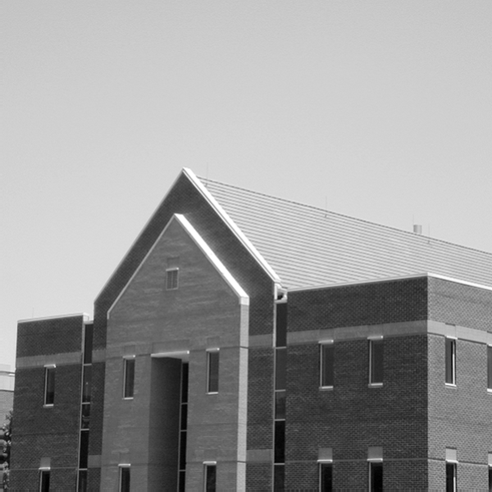
%> input picture 频域变换/Fig0438(a)(bld_600by600).tif, 492 x 492 px, shrunk from 600 x 600 before the run
$ octave Chapter4_MAIN.m   (GNU Octave 9; MATLAB toolbox functions it lacks are replaced by stand-ins)
%> lines starting %> are read from the running program, lines starting %| are printed output that depends on the picture
### 频域变换/gscale.m
function g = gscale(f, varargin)
%GSCALE Scales the intensity of the input image.
%   G = GSCALE(F, 'full8') scales the intensities of F to the full
%   8-bit intensity range [0, 255].  This is the default if there is
%   only one input argument.
%
%   G = GSCALE(F, 'full16') scales the intensities of F to the full
%   16-bit intensity range [0, 65535].
%
%   G = GSCALE(F, 'minmax', LOW, HIGH) scales the intensities of F to
%   the range [LOW, HIGH]. These values must be provided, and they
%   must be in the range [0, 1], independently of the class of the
%   input. GSCALE performs any necessary scaling. If the input is of
%   class double, and its values are not in the range [0, 1], then
%   GSCALE scales it to this range before processing.
%
%   The class of the output is the same as the class of the input.

%   Copyright 2002-2004 R. C. Gonzalez, R. E. Woods, & S. L. Eddins
%   Digital Image Processing Using MATLAB, Prentice-Hall, 2004
%   $Revision: 1.5 $  $Date: 2003/11/21 14:36:09 $

if length(varargin) == 0 % If only one argument it must be f.
    method = 'full8';
else
    method = varargin{1};
end

if strcmp(class(f), 'double') && (max(f(:)) > 1 || min(f(:)) < 0)
    f = mat2gray(f);
end

% Perform the specified scaling.
switch method
    case 'full8'
        g = im2uint8(mat2gray(double(f)));
    case 'full16'
        g = im2uint16(mat2gray(double(f)));
    case 'minmax'
        low = varargin{2}; high = varargin{3};
        if low > 1 || low < 0 || high > 1 || high < 0
            error('Parameters low and high must be in the range [0, 1].')
        end
        if strcmp(class(f), 'double')
            low_in = min(f(:));
            high_in = max(f(:));
        elseif strcmp(class(f), 'uint8')
            low_in = double(min(f(:)))./255;
            high_in = double(max(f(:)))./255;
        elseif strcmp(class(f), 'uint16')
            low_in = double(min(f(:)))./65535;
            high_in = double(max(f(:)))./65535;
        end
        % imadjust automatically matches the class of the input.
        g = imadjust(f, [low_in high_in], [low high]);
    otherwise
        error('Unknown method.')
end

### 频域变换/paddedsize.m
function PQ = paddedsize(AB, CD, PARAM)
%PADDEDSIZE Computes padded sizes useful for FFT-based filtering.
%   PQ = PADDEDSIZE(AB), where AB is a two-element size vector,
%   computes the two-element size vector PQ = 2*AB.
%
%   PQ = PADDEDSIZE(AB, 'PWR2') computes the vector PQ such that
%   PQ(1) = PQ(2) = 2^nextpow2(2*m), where m is MAX(AB).
%
%   PQ = PADDEDSIZE(AB, CD), where AB and CD are two-element size
%   vectors, computes the two-element size vector PQ.  The elements
%   of PQ are the smallest even integers greater than or equal to
%   AB + CD - 1.
%
%   PQ = PADDEDSIZE(AB, CD, 'PWR2') computes the vector PQ such that
%   PQ(1) = PQ(2) = 2^nextpow2(2*m), where m is MAX([AB CD]).

%   Copyright 2002-2004 R. C. Gonzalez, R. E. Woods, & S. L. Eddins
%   Digital Image Processing Using MATLAB, Prentice-Hall, 2004
%   $Revision: 1.5 $  $Date: 2003/08/25 14:28:22 $

if nargin == 1
   PQ  = 2*AB;
elseif nargin == 2 & ~ischar(CD)
   PQ = AB + CD - 1;
   PQ = 2 * ceil(PQ / 2);
elseif nargin == 2
   m = max(AB); % Maximum dimension.

   % Find power-of-2 at least twice m.
   P = 2^nextpow2(2*m);
   PQ = [P, P];
elseif nargin == 3
   m = max([AB CD]); % Maximum dimension.
   P = 2^nextpow2(2*m);
   PQ = [P, P];
else
   error('Wrong number of inputs.')
end

### 频域变换/dftfilt.m
function g = dftfilt(f, H)
%DFTFILT Performs frequency domain filtering.
%   G = DFTFILT(F, H) filters F in the frequency domain using the
%   filter transfer function H. The output, G, is the filtered
%   image, which has the same size as F.  DFTFILT automatically pads
%   F to be the same size as H.  Function PADDEDSIZE can be used to
%   determine an appropriate size for H.
%
%   DFTFILT assumes that F is real and that H is a real, uncentered
%   circularly-symmetric filter function.

%   Copyright 2002-2004 R. C. Gonzalez, R. E. Woods, & S. L. Eddins
%   Digital Image Processing Using MATLAB, Prentice-Hall, 2004
%   $Revision: 1.5 $  $Date: 2003/08/25 14:28:22 $

% Obtain the FFT of the padded input.
F = fft2(f, size(H, 1), size(H, 2));

% Perform filtering.
g = real(ifft2(H.*F));

% Crop to original size.
g = g(1:size(f, 1), 1:size(f, 2));

### 频域变换/Chapter4_MAIN.m
clc;clear;close all;
%
method = 2;
switch method
    case 1
        % 可视化二维DFT
        image_rectangle = imread('Fig0424(a)(rectangle).tif');
        fft_rectangle = fft2(image_rectangle);      % 求傅里叶频谱
        out_rectangle = abs(fft_rectangle);
        out_rectangle_mid = fftshift(fft_rectangle);    % 居中频谱
        out_rectangle_log = log(1 + abs(out_rectangle_mid));
        % 对频谱使用对数变换进行视觉增强
        figure;
        subplot(221);
        imshow(image_rectangle);
        title('原图');
        subplot(222);
        imshow(out_rectangle, [ ]);
        title('FFT之后的图像');
        subplot(223);
        imshow(abs(out_rectangle_mid), [ ]);
        title('居中后的图像');
        subplot(224);
        imshow(out_rectangle_log, [ ]);
        title('对数增强后的图像');

    case 2
        % 读取房子图像求傅里叶变换
        image_house = imread('Fig0438(a)(bld_600by600).tif');
%> image_house is the input picture: size 492x492 uint8; min 0, max 255, mean 152.8
        fft_house = fft2(image_house);
        out_house_1 = fftshift(log(1 + abs(fft_house)));    % 频谱居中
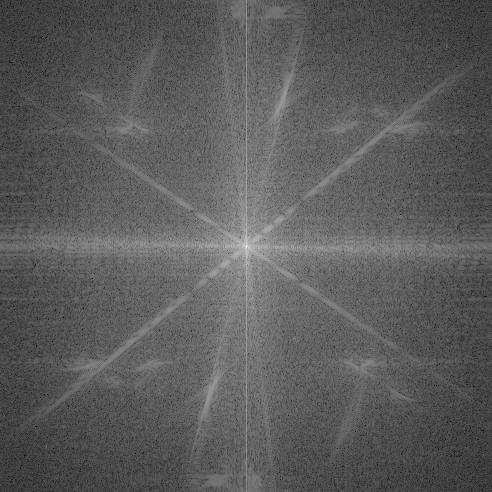
%> out_house_1: size 492x492 double; min 1.36, max 17.43, mean 7.15; drawn with min black and max white
        out_house_2 = gscale(out_house_1);  % 把图像标度在全尺度
        figure;
        subplot(121);
        imshow(image_house);
        title('原图');
        subplot(122);
        imshow(out_house_2);
        title('傅里叶频谱');
        filter_house_s = fspecial('sobel');     % Create predefined 2-D filter
        PQ_house = paddedsize(size(image_house));   % 获得填充参数
%> PQ_house = [984 984]
        % 求频率响应
        filter_house_soble = freqz2(filter_house_s, PQ_house(1), PQ_house(2));
        filter_house_f = ifftshift(filter_house_soble);
        figure;
        subplot(121);
        imshow(abs(filter_house_soble), [ ]);
        title('soble掩模的频域滤波器绝对值');
        subplot(122);
        imshow(abs(filter_house_f), [ ]);
        title('fftshift后的同一滤波器');
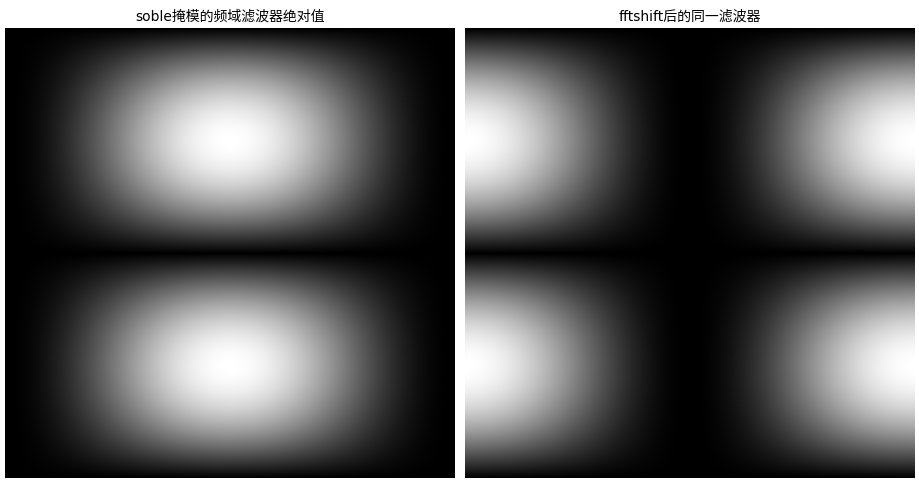
%> figure redrawn from the program's plot data, 2 panels
        % 空间域滤波
        out_house_s = imfilter(double(image_house), filter_house_s);
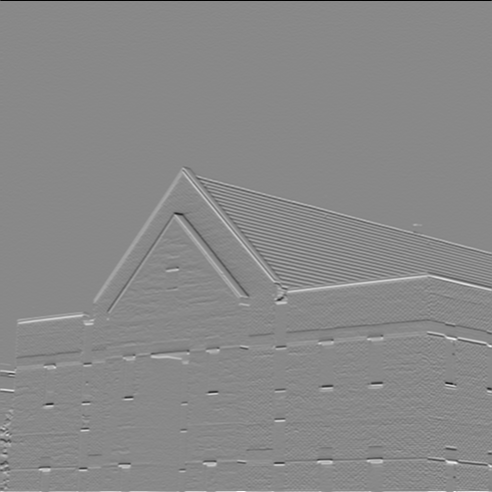
%> out_house_s: size 492x492 double; min -807, max 696, mean 1.1; drawn with min black and max white
        % 频域滤波
        out_house_f = dftfilt(image_house, filter_house_f);
%> in dftfilt, `g = real(ifft2(H.*F));`:
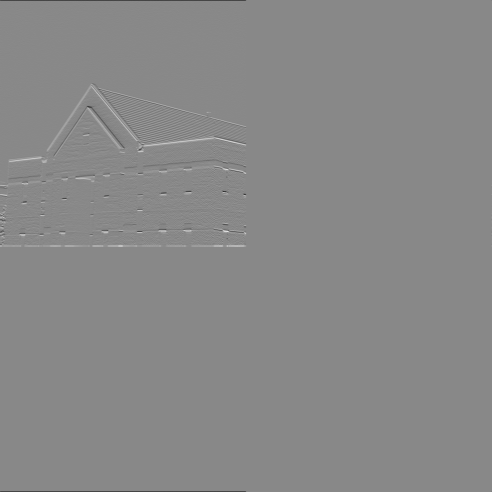
%> g: size 984x984 double (shown at 1/2 size); min -807, max 697, mean 0; drawn with min black and max white
        figure;
        subplot(321);
        imshow(out_house_s, [ ]);
        title('空间域使用垂直Soble掩模滤波结果');
        subplot(322);
        imshow(out_house_f, [ ]);
        title('频域滤波结果');
        subplot(323);
        imshow(abs(out_house_s), [ ]);
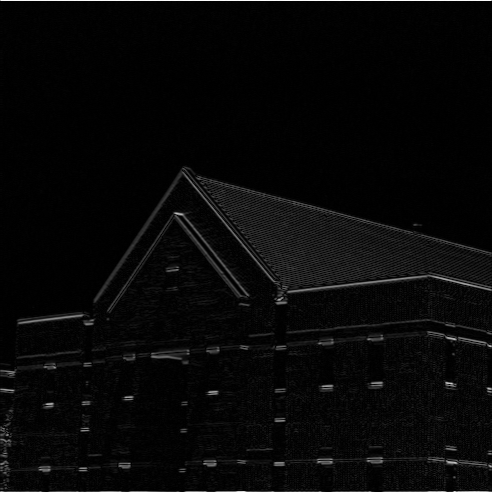
%> displayed picture: size 492x492, on the screen's scale of 0 to 255; min 0, max 255, mean 7.6
        title('绝对值');
        subplot(324);
        imshow(abs(out_house_f), [ ]);
        title('绝对值');
        subplot(325);
        imshow(abs(out_house_s) > 0.2*abs(max(out_house_s(:))));
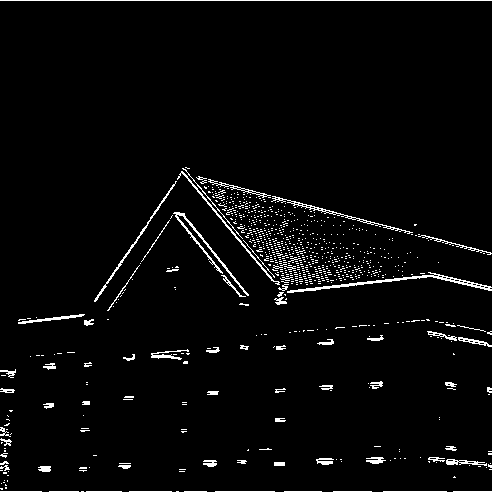
%> displayed picture: size 492x492 logical; 3.3% white in thin lines or dots
        title('阈值处理后的边缘图像');
        subplot(326);
        imshow(abs(out_house_f) > 0.2*abs(max(out_house_f(:))));
        title('阈值处理后的边缘图像');

    case 3
        % 低通滤波图像
        image_a_lp = imread('Fig0441(a)(characters_test_pattern).tif');
        PQ_a = paddedsize(size(image_a_lp));   % 求填充参数
        [U_a, V_a] = dftuv(PQ_a(1),PQ_a(2));
        % 提供距离计算及其他类似应用所需要的网格数组
        % 由dftuv生成的网格数组已满足fft2和ifft2的处理的需要
        D0_a = 0.05*PQ_a(2);    % 使用的D0值等于填充后的图像宽度的5%
        F_a = fft2(image_a_lp, PQ_a(1), PQ_a(2));   % 填充图像
        H_a = exp(-(U_a.^2 + V_a.^2)/(2*(D0_a^2))); % 滤波器响应
        g_a = dftfilt(image_a_lp, H_a);     % 频域滤波
        figure;
        subplot(121);
        imshow(image_a_lp, [ ]);
        title('原图');
        subplot(122);
        imshow(g_a, [ ]);
        title('低通滤波后的模糊图像');

    case 4
        % 高通滤波图像
        image_a_hp = imread('Fig0441(a)(characters_test_pattern).tif');
        PQ_a_1 = paddedsize(size(image_a_hp));
        D0_a_1 = 0.05*PQ_a_1(1);
        H_a_1 = hpfilter('gaussian', PQ_a_1(1), PQ_a_1(2), D0_a_1);
        g_a_1 = dftfilt(image_a_hp, H_a_1);
        figure;
        subplot(121);
        imshow(image_a_hp, [ ]);
        title('原图');
        subplot(122);
        imshow(g_a_1, [ ]);
        title('高通滤波后的锐化图像');

    case 5
        % 本例目的是锐化图像f，由于X光图像不能像光学透镜一样聚焦，所以结果模糊。
        % 由于这幅图像的灰度偏向于灰度级的暗端，所以还将利用这个机会说明如何使用
        % 空间域处理来补偿频域滤波。
        % 读取一幅胸部的X光图像f
        f = imread('Fig0459(a)(orig_chest_xray).tif');
        PQ = paddedsize(size(f));
        D0 = 0.05*PQ(1);    % D0的值等于已填充图像垂直尺寸的5%
        HBW = hpfilter('btw', PQ(1), PQ(2), D0, 2); % 高通滤波
        H = 0.5 + 2*HBW;
        gbw = dftfilt(f, HBW);  % 频域高通滤波
        gbw = gscale(gbw);
        ghf = dftfilt(f, H);    % 高频强调滤波
        ghf = gscale(ghf);
        ghe = histeq(ghf, 256); % 直方图均衡
        figure;
        subplot(221);
        imshow(f);
        title('原图');
        subplot(222);
        imshow(gbw);
        title('高频滤波后');
        subplot(223);
        imshow(ghf);
        title('高频强调滤波后');
        subplot(224);
        imshow(ghe);
        title('直方图均衡后');
end
